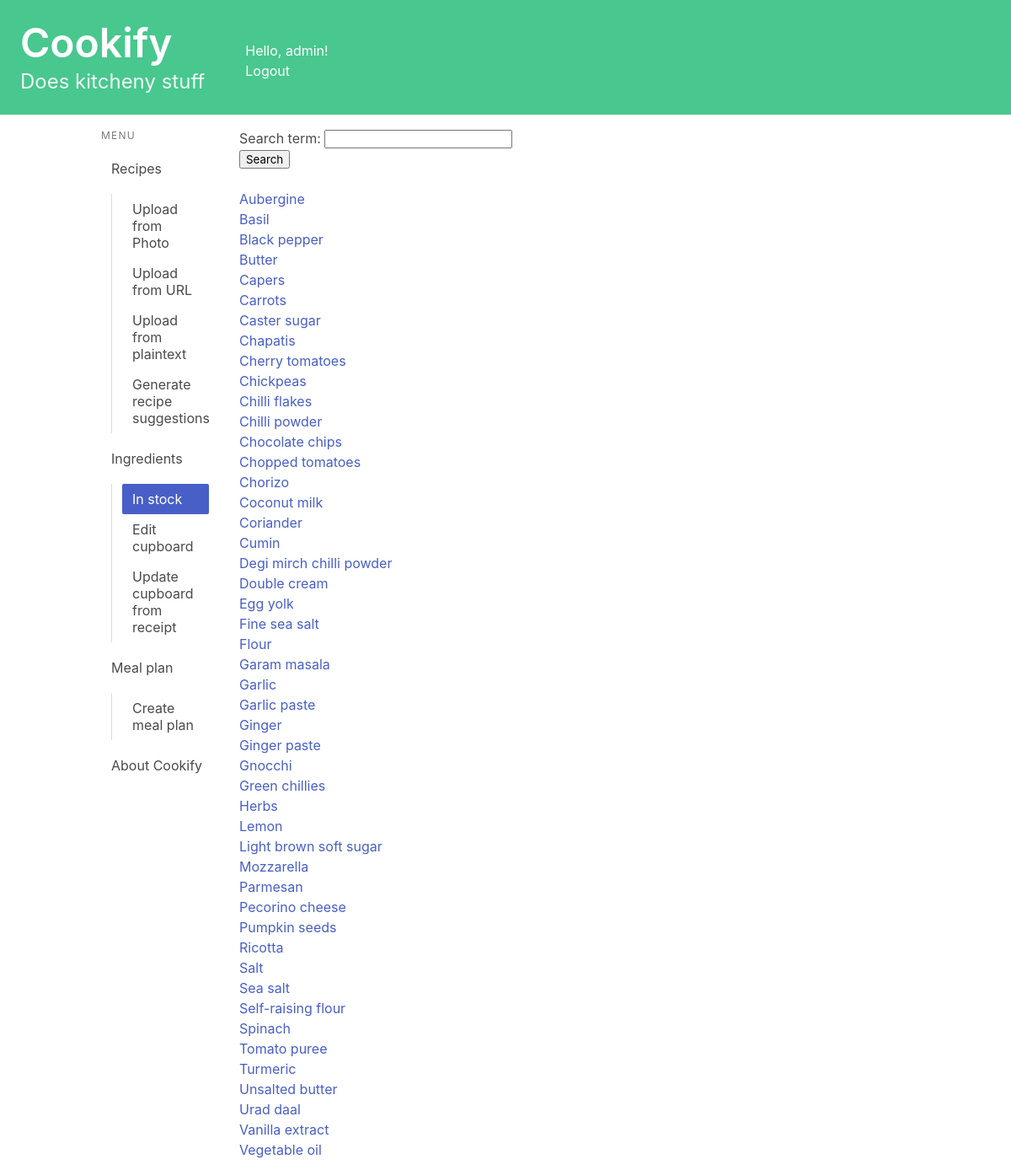
/cupboard/cupboard/ (signed in), run on an earlier commit of the app's database.
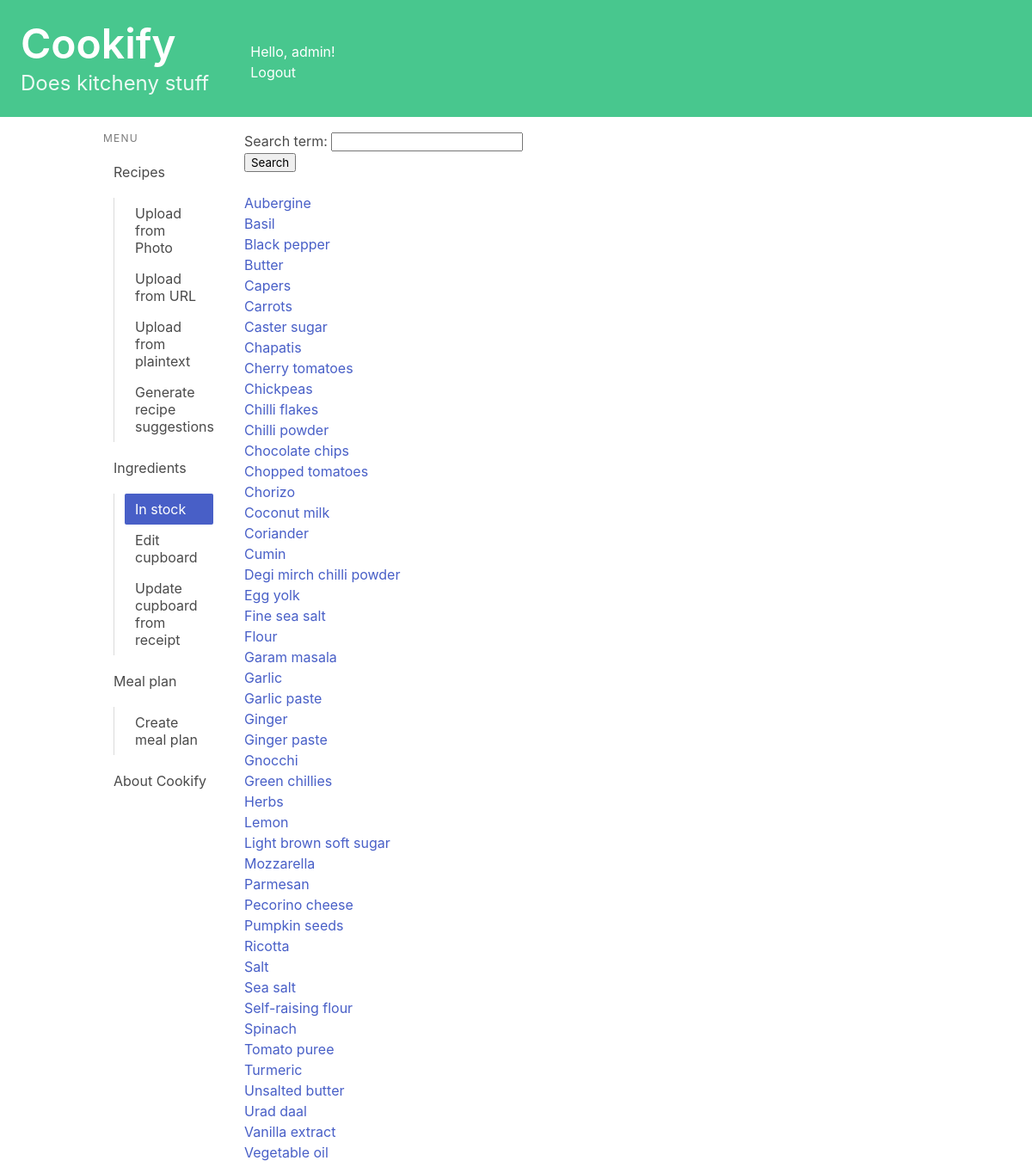
And on a later commit of the database.
### recipes/models.py (models this page shows, shortened)
class ProfileIngredient(models.Model):
    profile = models.ForeignKey(Profile, on_delete=models.CASCADE, related_name="profile_ingredient")
    ingredient = models.ForeignKey(Ingredient, on_delete=models.CASCADE, related_name="profile_ingredient")
    in_stock = models.BooleanField(default = False)
    date_added = models.DateTimeField(default=timezone.now)
    expiry_date = models.DateField(null=True, blank=True)
    long_life_override = models.BooleanField(null=True, blank=True)
    shelf_life_override = models.IntegerField(null=True, blank=True)
    substitutes_override = models.CharField(max_length=200, blank=True)
    category_override = models.CharField(max_length=60, blank=True)
    calories_override = models.IntegerField(null=True, blank=True)
    carbohydrates_override = models.FloatField(null=True, blank=True)
    sugar_override = models.FloatField(null=True, blank=True)
    fat_override = models.FloatField(null=True, blank=True)
    protein_override = models.FloatField(null=True, blank=True)
    fibre_override = models.FloatField(null=True, blank=True)
    typical_weight_override = models.IntegerField(null=True, blank=True)
    class Meta:
        unique_together = ('profile', 'ingredient',)
        ordering = ['-expiry_date']
        get_latest_by = 'expiry_date'

### cupboard/models.py (models this page shows, shortened)
class Ingredient(models.Model):
    name = models.CharField(max_length=50)
    long_life = models.BooleanField(default= True)
    shelf_life = models.IntegerField(null= True, blank=True)
    substitutes = models.CharField(max_length = 200, blank= True)
    category = models.CharField(max_length=60, blank=True)
    calories = models.IntegerField(default = 0)
    carbohydrates = models.FloatField(default = 0)
    sugar = models.FloatField(default = 0)
    fat = models.FloatField(default = 0)
    protein = models.FloatField(default = 0)
    fibre = models.FloatField(default = 0)
    typical_weight = models.IntegerField(null= True, blank=True)

### cupboard/views.py (the view)
# urls.py: path('cupboard/', views.cupboard_index, name='cupboard_index'),
@login_required
def cupboard_index(request):
    profile = request.user.profile
    profile.remove_expired_items()
    if request.method == 'POST':
        form = SearchForm(request.POST)
        if form.is_valid():
            filtered_ingredient = form.cleaned_data['search_term']
            profile_ingredient_list = profile.profile_ingredient.filter(in_stock = True, ingredient__name__icontains=filtered_ingredient).order_by("ingredient__name")
    else:
        form = SearchForm()
        profile_ingredient_list = profile.profile_ingredient.filter(in_stock = True).order_by("ingredient__name")
    context = {'profile_ingredient_list': profile_ingredient_list, 'form': form}
    return render(request, 'cupboard/ingredients_index.html', context)

### recipes/forms.py
class SearchForm(forms.Form):
    search_term = forms.CharField(max_length=50)

### recipes/models.py (called while the page is built)
    def remove_expired_items(self):
        expired_items = self.profile_ingredient.filter(
            in_stock=True,
            ingredient__long_life=False,
            expiry_date__lt=timezone.now()
        )
        print(expired_items)
        for item in expired_items:
            item.in_stock = False
            item.save()
        last_20_expired_items = expired_items.order_by('-expiry_date')[:20]
        self.last_20_expired_items.set(last_20_expired_items)

### recipes/templatetags/is_active.py (called while the page is built)
@register.simple_tag
def is_active(request, url):
    if reverse(url) == request.path:
        return "is-active"
    return ""

### cupboard/templates/cupboard/ingredients_index.html (shortened to what this page needs)
{% extends 'base.html' %}
{% block content %}
<ul>
    <form method="post">
         {{ form.as_p }}
        <button type="submit">Search</button>
    </form>
    <br>
{% if profile_ingredient_list %}
    {% for profile_ingredient in profile_ingredient_list %}
    <li><a href="{% url 'cupboard:ingredient_detail' profile_ingredient.ingredient.id %}">{{ profile_ingredient.ingredient.name }}</a></li>
    {% endfor %}
{% else %}
    <p>No ingredients are available.</p>
{% endif %}
</ul>
{% endblock content %}

What changed in the data, as far as the page shows it:
no longer on this page (row edited): ProfileIngredient: ingredient.name "Double cream"
